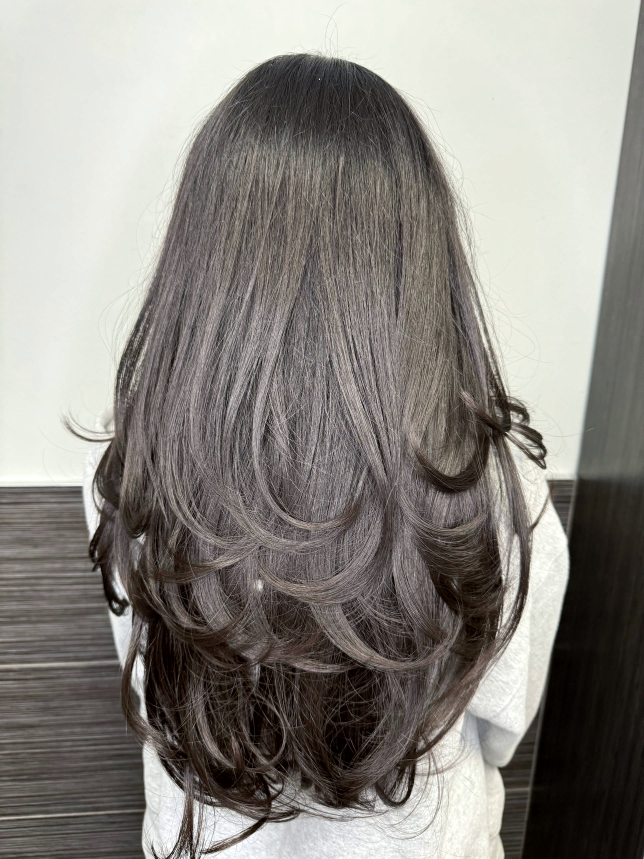
#> input picture Chatters_Videos/rose_layers_trend/src/p1.jpg, 1932 x 2576 px (shown at 1/3 size); its folder holds 3 pictures in this run
$ python build_video.py
#> lines starting #> are read from the running program, lines starting #| are printed output that depends on the picture
"""Rose layered cut & style, trending after reel: 1080x1920, 30 fps, 92 BPM grid, 32 beats (20.9 s), silent master.

Hook: the after video (hair flip, HDR tonemapped per chatters-reel-editor) is moving from frame 1 under the title.
Then 1-beat cuts between 3 after photos (1932x2576) and the video, gentle camera (user taste 2026-11-23: pan <= 0.06,
punch <= 2.5 %), lower third "Rose, Apprentice Stylist" (facts.json rule: always "apprentice"), white logo on the end
shot, which pushes back to the hook framing so the replay loops.
"""
import math
import os
import subprocess
import sys

from PIL import Image

D = os.path.dirname(os.path.abspath(__file__))
sys.path.insert(0, os.path.expanduser(
    "~/.claude/skills/synced/aaa4054b-393e-49a4-a4aa-cf26603f340c_09a11075-96da-4ac6-a038-39dc0a7b9638/chatters-house-style/scripts"))
import house_titles as ht  # noqa: E402

W, H, FPS, BPM = 1080, 1920, 30, 92
BEAT = 60 / BPM
P = {i: Image.open(f"{D}/src/p{i}.jpg").convert("RGB") for i in (1, 2, 3)}
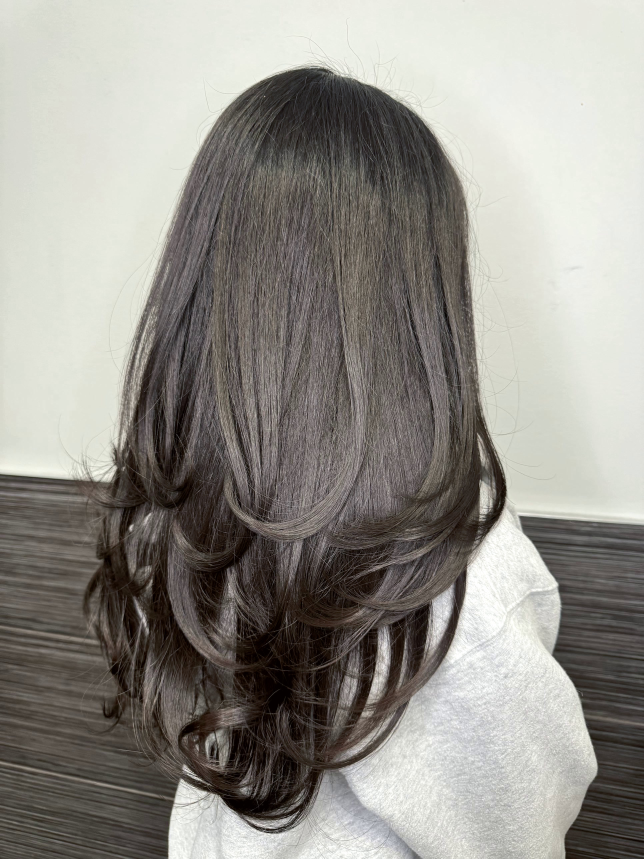
#> input picture Chatters_Videos/rose_layers_trend/src/p2.jpg, 1932 x 2576 px (shown at 1/3 size)
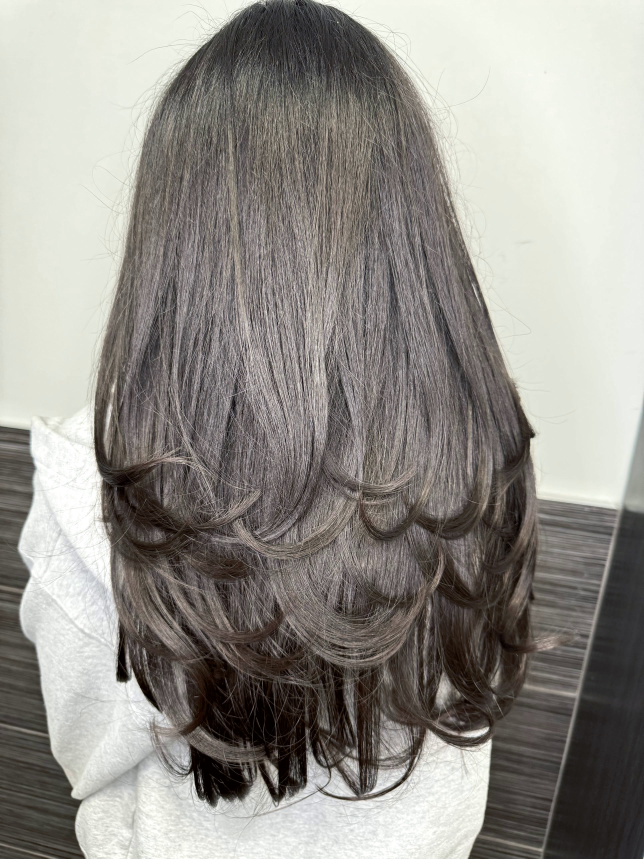
#> input picture Chatters_Videos/rose_layers_trend/src/p3.jpg, 1932 x 2576 px (shown at 1/3 size)
#> P = 3 items
#> (the run stopped early here; a loop or call above may not have finished)
